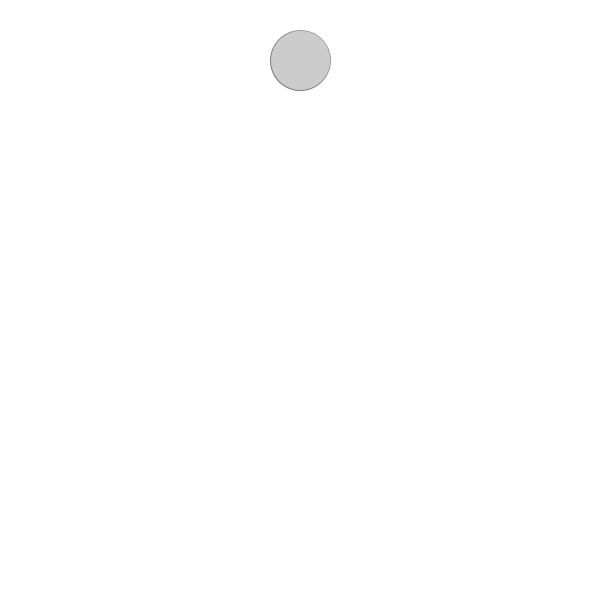
Frame 1 (no input)
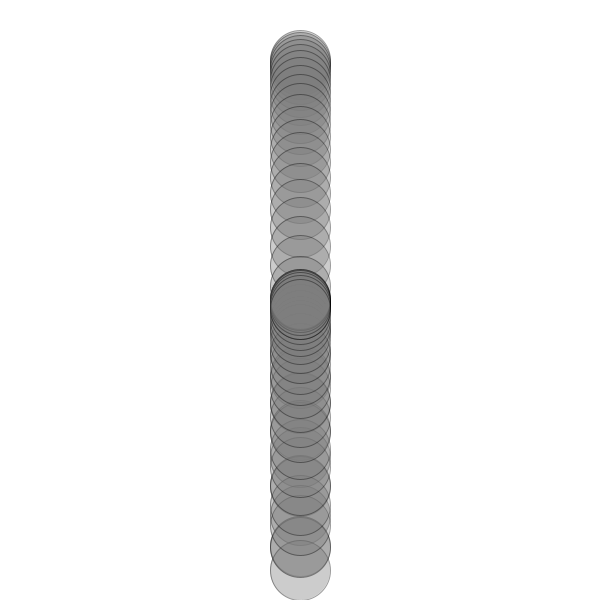
Frame 60 (the mouse pressed at the canvas centre just before this capture)
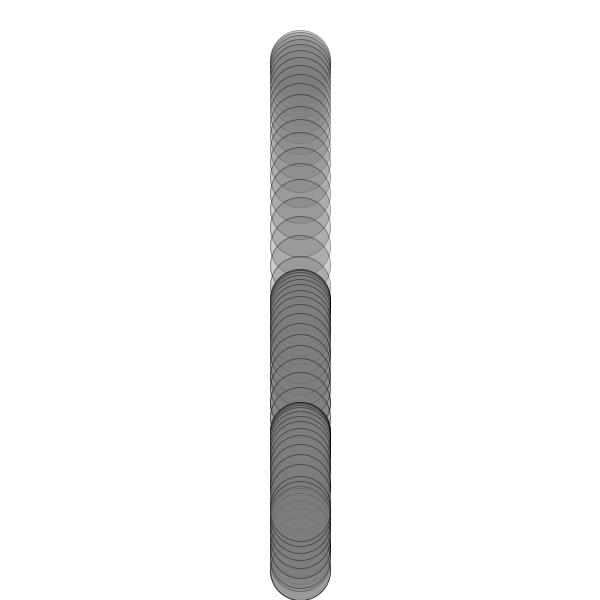
Frame 120 (the mouse held since frame 60 and released just before this capture)

The Processing sketch that drew these frames (run headless with seeded random() and noise(); from frame 60 on, the mouse is pressed at the canvas centre):

// Processing sketch: gravity_challenge
// ── gravity_challenge.pde
/** Task: Gravity Bounce
 *  Use simulation of a gravitional force on an object
 *  'bounce' is added by reversing the speed when the object reaches the foot of the display window
 */
// set up variables:
float gravity = 0.98;   // a set 'gravity' value
float speed = 0;       // speed:  starts at 0 but increases with gravity
float ypos = 60;       // the starting y-location of the ball. 
float floorForce = -0.75; // Tip, you can get the bounce using this force

void setup( ) { 
  size (600, 600);
  background (255);
  fill (125, 100); // set grayscale and alpha
  stroke (0, 100); // set grayscale and alpha
} 

void draw( ) { 
  // use gravity to gradually increase the speed.
  speed = speed + gravity; 

  // update the y location of the object 
  ypos = ypos + speed; 
  
  // TODO add floor wrapping logic 
  if ( ypos > height-30)
    ypos = height-30;
  
  // draw the ball
  ellipse(300, ypos, 60, 60);
  
  // TODO add the bounce effect
  if( ypos >= height-30 )
  {
   speed *= floorForce; 
  }
}
